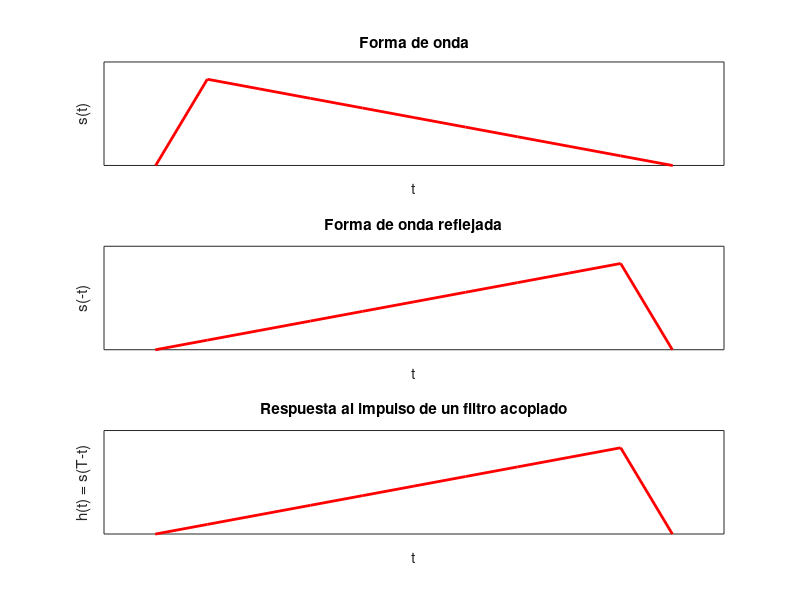

Write MATLAB code to recreate this figure.
clc;
clear;
close all;

T = 10*(1/50);
fs = 1000;
t = 0:1/fs:T-1/fs;

x = sawtooth(2*pi*50*t,0.9);  
subplot(311)
x = sawtooth(2*pi*50*t,0.9); 
plot(t,-1*x, 'linewidth', 2, 'color', 'red')
title('Forma de onda');
xlabel('t')
ylabel('s(t)')
set(gca,'xtick',[])
set(gca,'ytick',[])
axis([0.018 0.03 0 1.2])

subplot(312)
plot(t,x, 'linewidth', 2, 'color', 'red'); 
title('Forma de onda reflejada');
xlabel('t')
ylabel('s(-t)')
set(gca,'xtick',[])
set(gca,'ytick',[])
axis([0.008 0.02 0 1.2])

subplot(313)
plot(t,x, 'linewidth', 2, 'color', 'red'); 
title('Respuesta al impulso de un filtro acoplado');
xlabel('t')
ylabel('h(t) = s(T-t)')
set(gca,'xtick',[])
set(gca,'ytick',[])
axis([0.008 0.02 0 1.2])